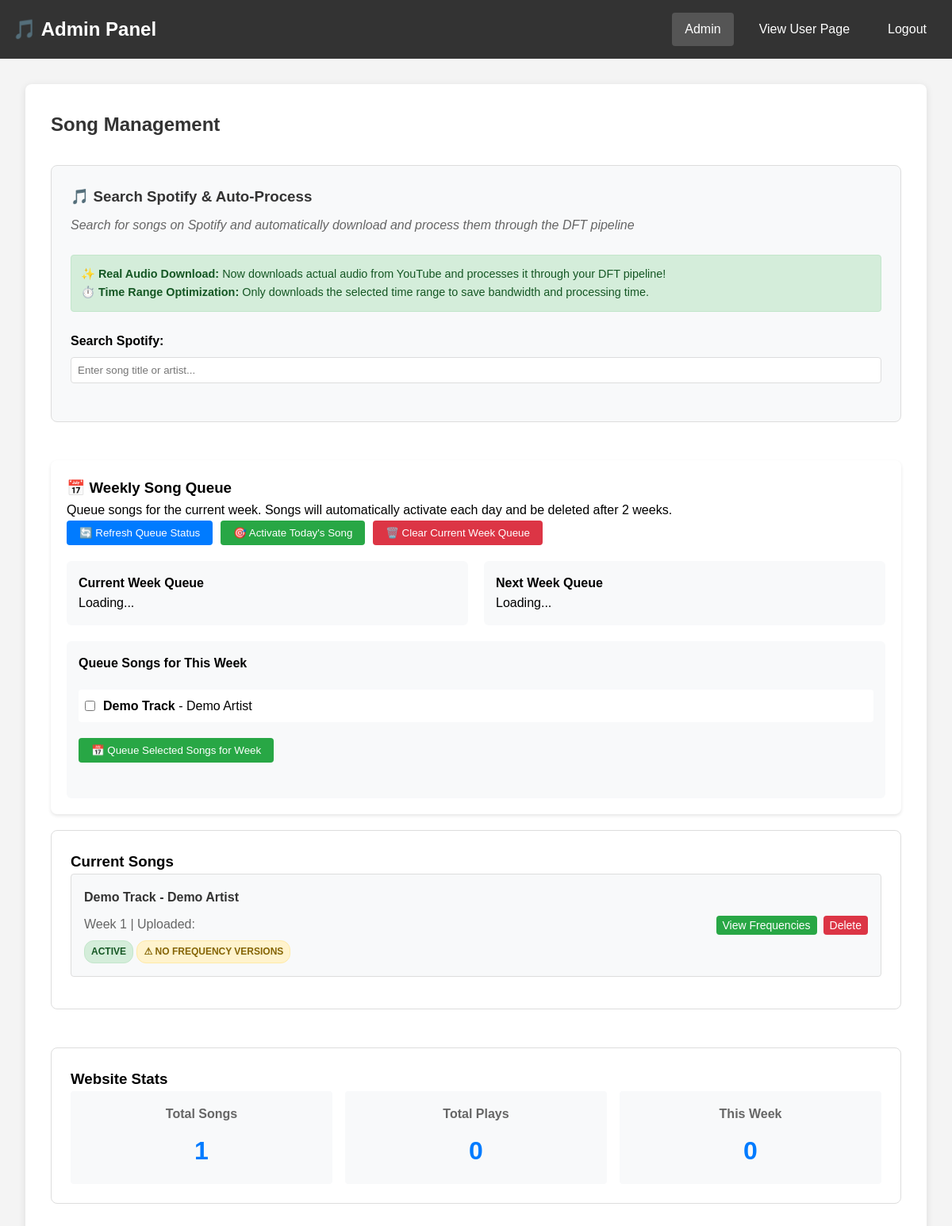
/admin (signed in), run on an earlier commit of the app's database.
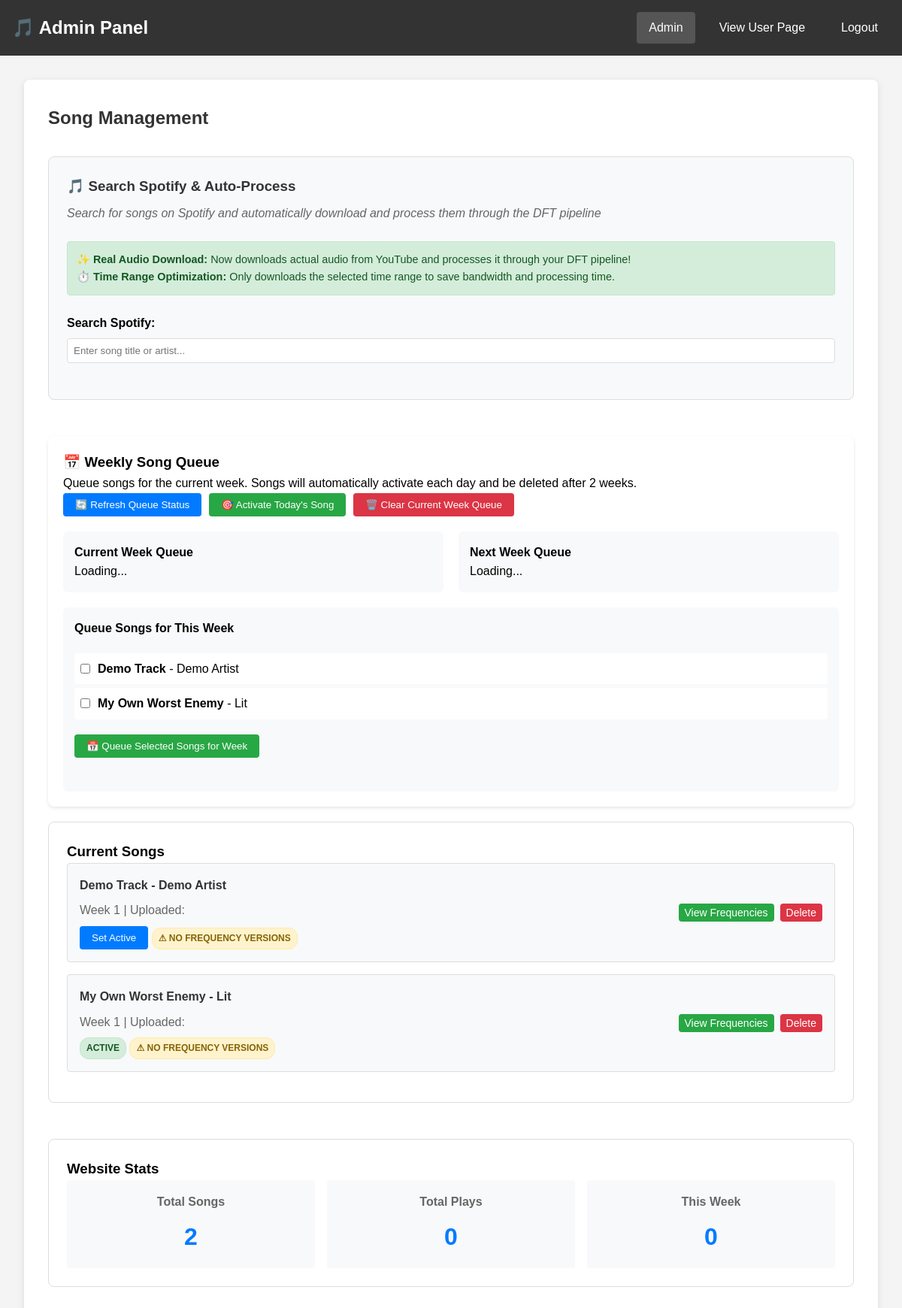
And on a later commit of the database.
### app/models/song.py (models this page shows)
class Song(db.Model):
    __tablename__ = 'songs'
    id = db.Column(db.Integer, primary_key=True)
    title = db.Column(db.String(200), nullable=False)
    artist = db.Column(db.String(200), nullable=False)
    album = db.Column(db.String(200), nullable=True)
    week = db.Column(db.Integer, default=1)
    base_filename = db.Column(db.String(200), nullable=False)
    spotify_id = db.Column(db.String(100), nullable=True)
    has_frequency_versions = db.Column(db.Boolean, default=False)
    is_active = db.Column(db.Boolean, default=False)
    created_at = db.Column(db.DateTime, default=datetime.utcnow)
    @property
    def available_frequencies(self):
        from app.services.audio_service import AudioService
        return AudioService.get_available_frequencies(self.base_filename)

### app/routes/main.py (the view)
@bp.route('/admin')
@login_required
def admin_panel():
    from app.models import AdminUser
    if not isinstance(current_user, AdminUser):
        abort(403, description="Admin access required")
    songs = Song.query.all()
    stats = {
        'total_songs': Song.query.count(),
        'total_plays': 0,
        'this_week_plays': 0
    }
    return render_template('admin.html', songs=songs, stats=stats)

### app/templates/admin.html (shortened to what this page needs)
<!DOCTYPE html>
<html lang="en">
<head>
    <link rel="stylesheet" href="{{ url_for('static', filename='css/admin.css') }}">
</head>
<body>
    <nav class="navbar">
        <div class="nav-container">
            <h1>🎵 Admin Panel</h1>
            <div class="nav-links">
                <a href="/admin" class="nav-link active">Admin</a>
                <a href="/" class="nav-link">View User Page</a>
                <a href="/admin/logout" class="nav-link logout-link">Logout</a>
            </div>
        </div>
    </nav>
    <main class="main-content">
        <div class="admin-container">
            <h2>Song Management</h2>
            <div class="spotify-section">
                <h3>🎵 Search Spotify & Auto-Process</h3>
                <p>Search for songs on Spotify and automatically download and process them through the DFT pipeline</p>
                <div class="feature-note">
                    <strong>✨ Real Audio Download:</strong> Now downloads actual audio from YouTube and processes it through your DFT pipeline!
                    <br><strong>⏱️ Time Range Optimization:</strong> Only downloads the selected time range to save bandwidth and processing time.
                </div>
                <div class="search-container">
                    <div class="form-group">
                        <label for="spotifySearch">Search Spotify:</label>
                        <input type="text" id="spotifySearch" placeholder="Enter song title or artist..." autocomplete="off">
                    </div>
                </div>
            </div>
            <div class="queue-section">
                <h3>📅 Weekly Song Queue</h3>
                <p>Queue songs for the current week. Songs will automatically activate each day and be deleted after 2 weeks.</p>
                <div class="queue-controls">
                    <button id="refreshQueueBtn" class="btn btn-primary">🔄 Refresh Queue Status</button>
                    <button id="activateTodayBtn" class="btn btn-success">🎯 Activate Today's Song</button>
                    <button id="clearQueueBtn" class="btn btn-danger">🗑️ Clear Current Week Queue</button>
                </div>
                <div id="queueStatus" class="queue-status">
                    <div class="current-week">
                        <h4>Current Week Queue</h4>
                        <div id="currentWeekQueue" class="queue-list">
                            <p>Loading...</p>
                        </div>
                    </div>
                    <div class="next-week">
                        <h4>Next Week Queue</h4>
                        <div id="nextWeekQueue" class="queue-list">
                            <p>Loading...</p>
                        </div>
                    </div>
                </div>
                <div class="queue-song-selection">
                    <h4>Queue Songs for This Week</h4>
                    <div class="song-selection-list">
                        {% for song in songs %}
                        <div class="song-selection-item">
                            <input type="checkbox" id="queue_song_{{ song.id }}" value="{{ song.id }}" class="queue-song-checkbox">
                            <label for="queue_song_{{ song.id }}">
                                <strong>{{ song.title }}</strong> - {{ song.artist }}
                            </label>
                        </div>
                        {% endfor %}
                    </div>
                    <button id="queueWeekBtn" class="btn btn-success">📅 Queue Selected Songs for Week</button>
                    <div id="queueStatus" class="queue-status-message"></div>
                </div>
            </div>
            <div class="songs-section">
                <h3>Current Songs</h3>
                <div class="songs-list">
                    {% for song in songs %}
                    <div class="song-item">
                        <div class="song-info">
                            <h4>{{ song.title }} - {{ song.artist }}</h4>
                            <p>Week {{ song.week }} | Uploaded: {{ song.upload_date }}</p>
                            {% if song.is_active %}
                            <span class="status-badge status-success">Active</span>
                            {% else %}
                            <form action="{{ url_for('main.set_active', song_id=song.id) }}" method="post" style="display:inline;">
                                <button type="submit" class="btn btn-sm btn-primary">Set Active</button>
                            </form>
                            {% endif %}
                            {% if song.available_frequencies %}
                            <span class="status-badge status-success">✓ {{ song.available_frequencies|length }} frequency versions available</span>
                            <small>Frequencies: {{ song.available_frequencies|join(', ') }}</small>
                            {% else %}
                            <span class="status-badge status-warning">⚠ No frequency versions</span>
                            {% endif %}
                        </div>
                        <div class="song-actions">
                            {% if song.has_frequency_versions %}
                            <button class="btn btn-small btn-success" onclick="viewFrequencies('{{ song.base_filename }}')">View Frequencies</button>
                            {% endif %}
                            <button class="btn btn-small btn-danger" onclick="deleteSong('{{ song.id }}')">Delete</button>
                        </div>
                    </div>
                    {% endfor %}
                </div>
            </div>
            <div class="stats-section">
                <h3>Website Stats</h3>
                <div class="stats-grid">
                    <div class="stat-card">
                        <h4>Total Songs</h4>
                        <p>{{ stats.total_songs }}</p>
                    </div>
                    <div class="stat-card">
                        <h4>Total Plays</h4>
                        <p>{{ stats.total_plays }}</p>
                    </div>
                    <div class="stat-card">
                        <h4>This Week</h4>
                        <p>{{ stats.this_week_plays }}</p>
                    </div>
                </div>
            </div>
        </div>
    </main>
</body>
</html>

### app/static/css/admin.css (style rules this page uses)
* { margin: 0; padding: 0; box-sizing: border-box; }
body { font-family: Arial, sans-serif; line-height: 1.6; background: #f4f4f4; }
.navbar { background: #333; color: white; padding: 1rem; }
.nav-container { display: flex; justify-content: space-between; align-items: center; max-width: 1200px; margin: 0 auto; }
.nav-links { display: flex; gap: 1rem; }
.nav-link { color: white; text-decoration: none; padding: 0.5rem 1rem; border-radius: 4px; }
.nav-link:hover, .nav-link.active { background: #555; }
.main-content { max-width: 1200px; margin: 0 auto; padding: 2rem; }
.admin-container { background: white; padding: 2rem; border-radius: 8px; box-shadow: 0 2px 10px rgba(0,0,0,0.1); }
.admin-container h2 { margin-bottom: 2rem; color: #333; }
.upload-section, .songs-section, .stats-section { margin-bottom: 3rem; padding: 1.5rem; border: 1px solid #ddd; border-radius: 8px; }
.form-group { margin-bottom: 1rem; }
.form-group label { display: block; margin-bottom: 0.5rem; font-weight: bold; }
.form-group input { width: 100%; padding: 0.5rem; border: 1px solid #ddd; border-radius: 4px; }
.btn { padding: 0.5rem 1rem; border: none; border-radius: 4px; cursor: pointer; text-decoration: none; display: inline-block; transition: all 0.3s ease; }
.btn-primary { background: #007bff; color: white; }
.btn-success { background: #28a745; color: white; }
.btn-danger { background: #dc3545; color: white; }
.btn-small { padding: 0.25rem 0.5rem; font-size: 0.875rem; }
.song-item { display: flex; justify-content: space-between; align-items: center; padding: 1rem; border: 1px solid #ddd; border-radius: 4px; margin-bottom: 1rem; background: #f8f9fa; }
.song-info h4 { margin-bottom: 0.5rem; color: #333; }
.song-info p { color: #666; margin-bottom: 0.5rem; }
.status-badge { display: inline-block; padding: 0.25rem 0.5rem; border-radius: 12px; font-size: 0.75rem; font-weight: bold; text-transform: uppercase; }
.status-success { background: #d4edda; color: #155724; border: 1px solid #c3e6cb; }
.status-warning { background: #fff3cd; color: #856404; border: 1px solid #ffeaa7; }
.song-actions { display: flex; gap: 0.5rem; }
.stats-grid { display: grid; grid-template-columns: repeat(auto-fit, minmax(200px, 1fr)); gap: 1rem; }
.stat-card { background: #f8f9fa; padding: 1rem; border-radius: 4px; text-align: center; }
.stat-card h4 { color: #666; margin-bottom: 0.5rem; }
.stat-card p { font-size: 2rem; font-weight: bold; color: #007bff; }
.spotify-section { margin-bottom: 3rem; padding: 1.5rem; border: 1px solid #ddd; border-radius: 8px; background: #f8f9fa; }
.spotify-section h3 { color: #333; margin-bottom: 0.5rem; }
.spotify-section p { color: #666; margin-bottom: 1.5rem; font-style: italic; }
.feature-note { background: #d4edda; color: #155724; border: 1px solid #c3e6cb; border-radius: 4px; padding: 0.75rem; margin-bottom: 1.5rem; font-size: 0.9rem; }
.feature-note strong { color: #155724; }
.search-container { position: relative; margin-bottom: 1.5rem; }
.queue-section { background: #fff; border-radius: 8px; padding: 20px; margin: 20px 0; box-shadow: 0 2px 4px rgba(0,0,0,0.1); }
.queue-controls { display: flex; gap: 10px; margin-bottom: 20px; }
.queue-status { display: grid; grid-template-columns: 1fr 1fr; gap: 20px; margin-bottom: 20px; }
.current-week, .next-week { background: #f8f9fa; padding: 15px; border-radius: 6px; }
.queue-list { max-height: 300px; overflow-y: auto; }
.queue-song-selection { background: #f8f9fa; padding: 15px; border-radius: 6px; }
.song-selection-list { max-height: 300px; overflow-y: auto; margin: 15px 0; }
.song-selection-item { display: flex; align-items: center; padding: 8px; margin: 5px 0; background: white; border-radius: 4px; }
.song-selection-item label { margin-left: 10px; cursor: pointer; flex: 1; }
.queue-status-message { margin-top: 10px; padding: 10px; border-radius: 4px; }

What changed in the data, as far as the page shows it:
changed Song "Demo Track": is_active "ACTIVE" → "Set Active"
added Song: title "My Own Worst Enemy", artist "Lit", week "1", is_active "ACTIVE", shows "⚠ NO FREQUENCY VERSIONS"
Also different on the page:
{{ stats.total_songs }}: "1" → "2"
